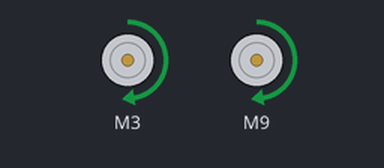
Simulated run of this sketch. Board: Arduino Uno, built with avr-gcc and run on an emulated ATmega328P. Parts: 2 × DC motor (green arrow = forward, orange = backward, longer = faster).

Above: at 0.5 s.
At 1.5 s:
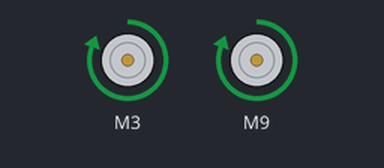
At 3.5 s:
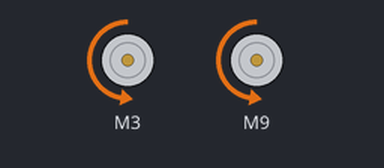
At 5.5 s:
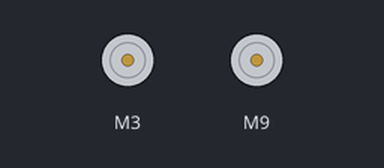
Timing chart, 0 to 7.8 s (numbered marks = the images above):
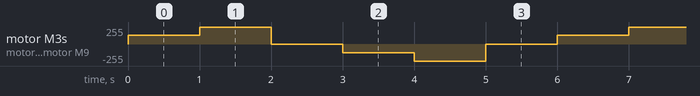

The sketch:

PWM_DIR_2MOTOR.ino
```cpp
/********************************************************************************
 * DESCRIPTION:
 *
 * This example shows how to drive a motor using the PWM and DIR pins.
 *
 *
 * CONNECTIONS:
 *
 * Arduino D3  - Motor Driver PWM Input
 * Arduino D4  - Motor Driver DIR Input
 * Arduino GND - Motor Driver GND
 *
 *
 * AUTHOR   : Kong Wai Weng
 * COMPANY  : Cytron Technologies Sdn Bhd
 * WEBSITE  : www.cytron.io
 * EMAIL    : support@cytron.io
 *
 *******************************************************************************/

 #include "CytronMotorDriver.h"


// Configure the motor driver.
CytronMD motor1(PWM_DIR, 3, 4);  // PWM = Pin 3, DIR = Pin 4.
CytronMD motor2(PWM_DIR, 9, 10);  // PWM = Pin 9, DIR = Pin 10.


// The setup routine runs once when you press reset.
void setup() {

}


// The loop routine runs over and over again forever.
void loop() {
  motor1.setSpeed(128);  // Run forward at 50% speed.
  motor2.setSpeed(128);
  delay(1000);

  motor1.setSpeed(255);  // Run forward at full speed.
  motor2.setSpeed(255);
  delay(1000);

  motor1.setSpeed(0);    // Stop.
  motor2.setSpeed(0);
  delay(1000);

  motor1.setSpeed(-128);  // Run backward at 50% speed.
  motor2.setSpeed(-128);
  delay(1000);

  motor1.setSpeed(-255);  // Run backward at full speed.
  motor2.setSpeed(-255);
  delay(1000);

  motor1.setSpeed(0);    // Stop.
  motor2.setSpeed(0);
  delay(1000);
}
```

Measured:
- by itself, motor M3, motor M9: repeats every 6.0 s: forward 255/255 1.0 s, stopped 1.0 s, backward 128/255 1.0 s, backward 255/255 1.0 s, stopped 1.0 s, forward 128/255 1.0 s
